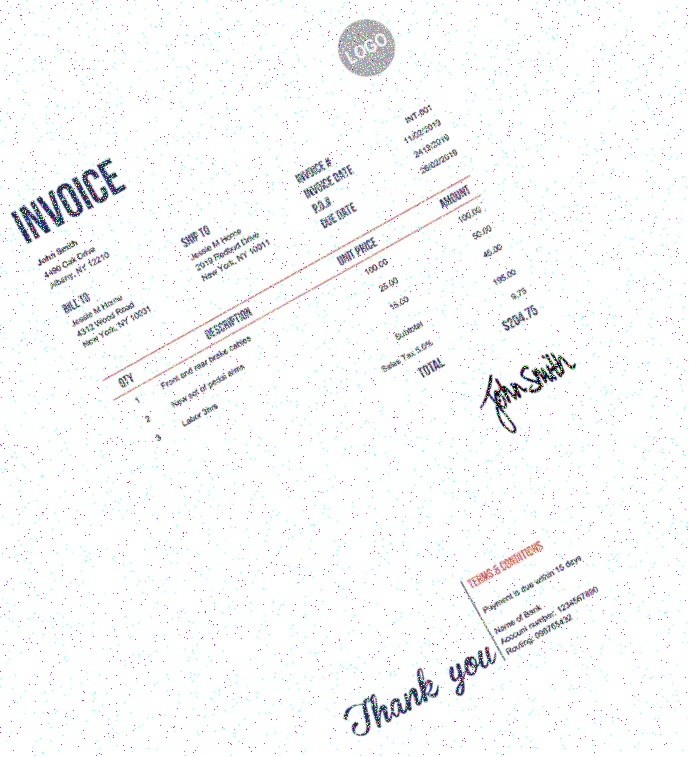
#> input picture Resources/gaussian/4_skewed_1_s&p_gauss.JPG, 689 x 757 px
$ python -i PreprocessImage.py   (imports and definitions only)   (older library calls are emulated)
#> lines starting #> are read from the running program, lines starting #| are printed output that depends on the picture; after the words box and inside, x2 and y2 are one past the last pixel; in counts of white or black regions, pixels touching at a corner belong together
#> further down, picture is the input picture: shape (757, 689, 3); mean B, G, R 248.4, 247.9, 246.9
from tkinter import *
import subprocess
import cv2
import os
import re
import math
import numpy as np
from matplotlib import pyplot as plt
from scipy.ndimage import interpolation as inter
from tkinter.filedialog import askopenfilename, askopenfilenames
from tkinter.filedialog import asksaveasfile
import pytesseract

pytesseract.pytesseract.tesseract_cmd = r"C:\Program Files\Tesseract-OCR\Tesseract.exe"
# [3 lines not run here, left out]

# Initialization
result_norm_planes = []
arrayPoints = np.zeros((4, 2), int)
counter = 0

# Fungsi untuk event click
# [53 lines left out: functions click, gaussian_filtering, averaging_filtering, median_filtering, bilateral_filtering, not called in this run]

#==========================================================================Fungsi Denoise===============================================================================#
def preprocessing_denoise(image):
    image_gray = image.copy()

    image_gray = cv2.cvtColor(image_gray, cv2.COLOR_BGR2GRAY)
    rows, columns,_ = image.shape
#> rows = 757; columns = 689
    range_rows = rows - 1
#> range_rows = 756
    range_columns = columns - 1
#> range_columns = 688

    print(image_gray[200,200])
#| 255
    thresh = cv2.threshold(image_gray, 50, 255, cv2.THRESH_BINARY | cv2.THRESH_OTSU)[1]
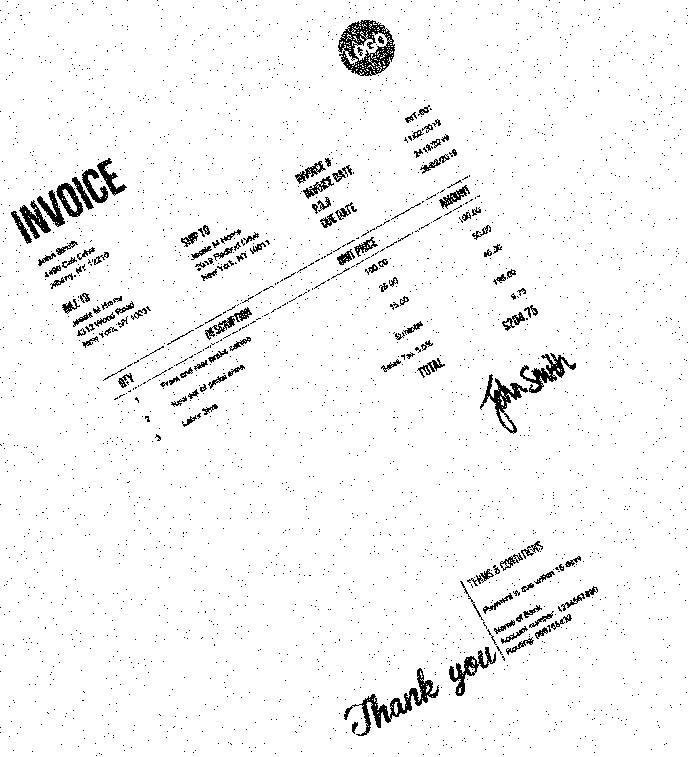
#> thresh: shape (757, 689); 96.4% white; black in thin lines or dots
    for index in range(0, range_rows):
        for index_2 in range(0, range_columns):
            if thresh[index, index_2] < 255:
                if thresh[index + 1, index_2] > 0 and thresh[index - 1, index_2] > 0 and thresh[index, index_2 - 1] > 0 and thresh[index, index_2 + 1] > 0:
                    image_gray[index, index_2] = 255
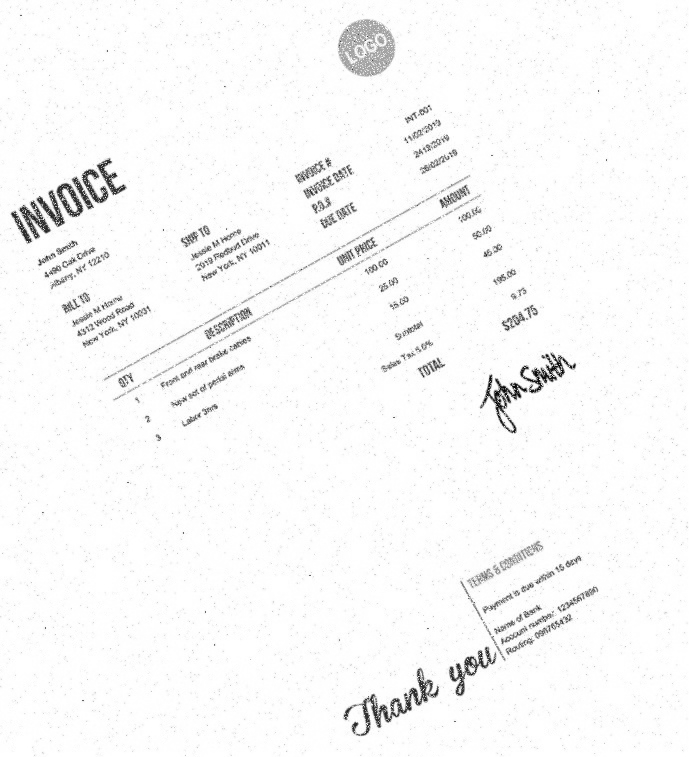
#> image_gray: shape (757, 689); min 1, max 255, mean 248.3

    thresh_2 = cv2.threshold(image_gray, 50, 255, cv2.THRESH_BINARY | cv2.THRESH_OTSU)[1]
#> thresh_2: shape (757, 689); 96.9% white; black in thin lines or dots, all inside (x1, y1, x2, y2) = (11, 15, 607, 736)
    for index in range(0, range_rows):
        for index_2 in range(0, range_columns):
            if thresh_2[index, index_2] < 255:
                if thresh_2[index + 1, index_2] > 0 and thresh_2[index - 1, index_2] > 0:
                    image_gray[index, index_2] = 255
                elif thresh_2[index, index_2 - 1] > 0 and thresh[index, index_2 + 1] > 0:
                    image_gray[index, index_2] = 255
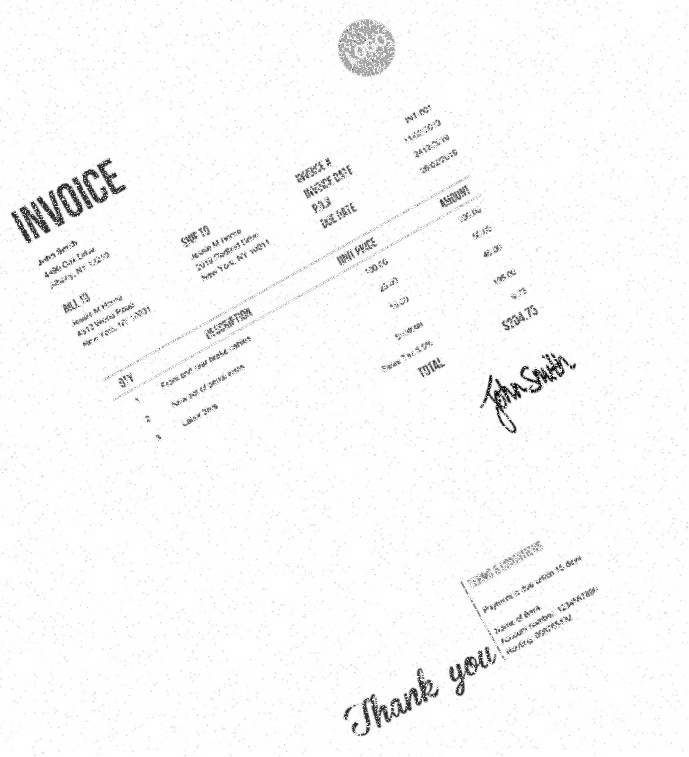
#> image_gray: shape (757, 689); 0.5% of pixels changed, all inside (x1, y1, x2, y2) = (15, 15, 607, 736)

    return image_gray

# [80 lines left out: functions denoise_salt_and_pepper, denoise_gaussian, warp_affine, rotate_skewed_right, rotate_skewed_left, rotate_skewed_right_upside_down and 1 more, not called in this run]

def rotate_skewed_horizontal_right(image):
    img_rotate_90_counterclockwise = cv2.rotate(image, cv2.ROTATE_90_COUNTERCLOCKWISE)
    return img_rotate_90_counterclockwise

def rotate_skewed_horizontal_left(image):
    img_rotate_90_clockwise = cv2.rotate(image, cv2.ROTATE_90_CLOCKWISE)
    return img_rotate_90_clockwise

def rotate_upside_down(image):
    img_rotate_180 = cv2.rotate(image, cv2.ROTATE_180)
    return img_rotate_180

# [509 lines left out: functions image_resize, preprocess_skewed, check_orientation_layout, ocr_test, preprocess_autocropped, preprocess_photos and 7 more, not called in this run]

#================================================================================Tkinter Menu============================================================================#
# Menubar
# [1 line that did not run here, left out]
# [1 line not run here, left out]

# Menu of Tkinter Program
# [1 line that did not run here, left out]
# [1 line that did not run here, left out]
# [1 line that did not run here, left out]
# [1 line that did not run here, left out]
# [6 lines not run here, left out]

# Submenu of Preprocess denoise
# [1 line that did not run here, left out]
# [24 lines not run here, left out]

#======================================================================================================================================================================#

>>> import cv2
>>> picture = cv2.imread('Resources/gaussian/4_skewed_1_s&p_gauss.JPG')
>>> result = preprocessing_denoise(picture)

$ run again, on Resources/gaussian/4_skewed_5_s&p_gauss.JPG
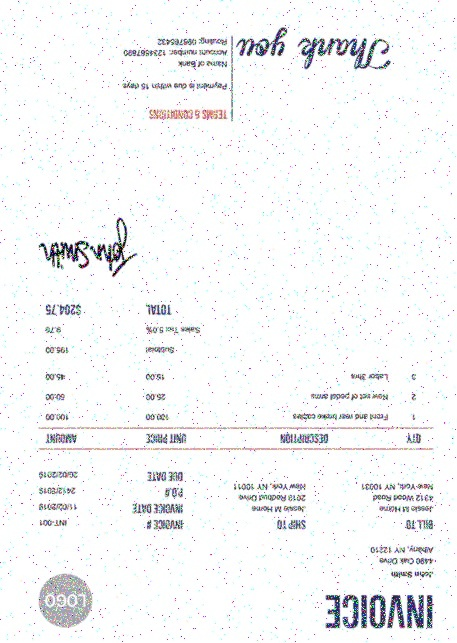
#> input picture Resources/gaussian/4_skewed_5_s&p_gauss.JPG, 457 x 643 px
#> picture is the input picture: shape (643, 457, 3); mean B, G, R 245.9, 245.1, 244.2
#| 255
#> in preprocessing_denoise, `thresh = cv2.threshold(image_gray, 50, 255, cv2.THRESH_BINARY | cv2.TH..`:
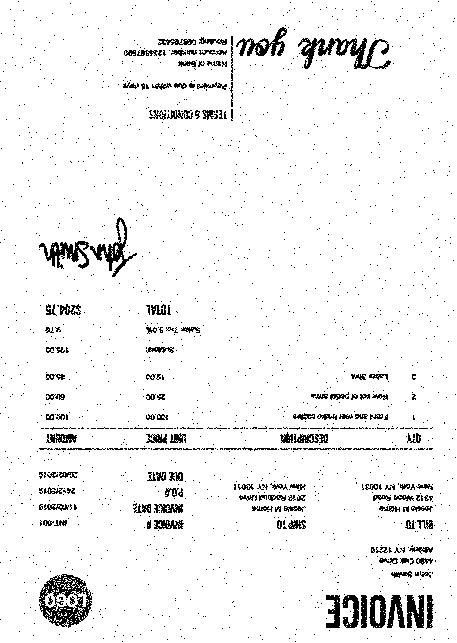
#> thresh: shape (643, 457); 94.6% white; black in thin lines or dots
#> thresh_2: shape (643, 457); 95.1% white; black in thin lines or dots, all inside (x1, y1, x2, y2) = (21, 27, 445, 628)
#> after the loop in preprocessing_denoise, `for index in range(0, range_rows):`:
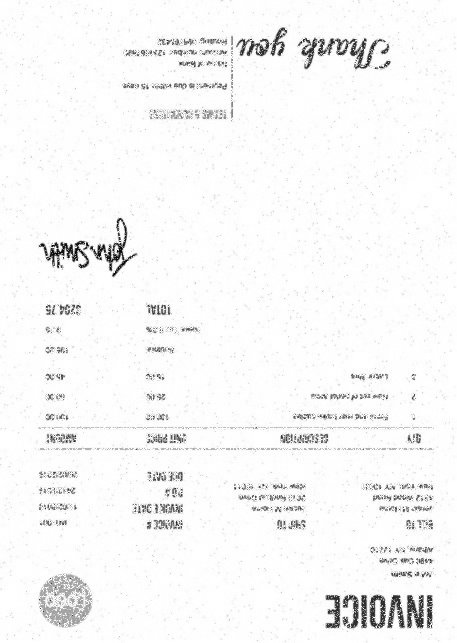
#> image_gray: shape (643, 457); min 1, max 255, mean 246.6

$ run again, on Resources/gaussian/4_skewed_6_s&p_gauss.JPG
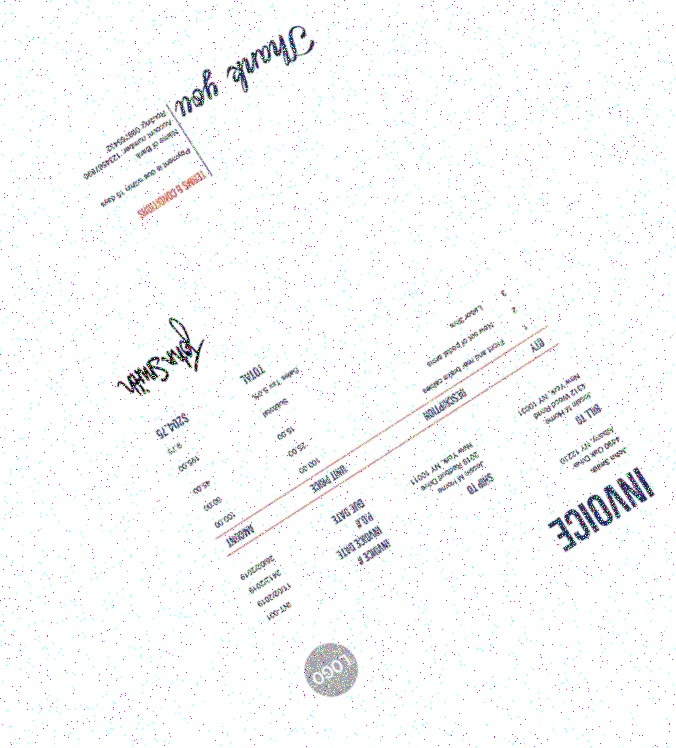
#> input picture Resources/gaussian/4_skewed_6_s&p_gauss.JPG, 676 x 748 px
#> picture is the input picture: shape (748, 676, 3); mean B, G, R 248.8, 248.3, 247.3
#| 254
#> in preprocessing_denoise, `thresh = cv2.threshold(image_gray, 50, 255, cv2.THRESH_BINARY | cv2.TH..`:
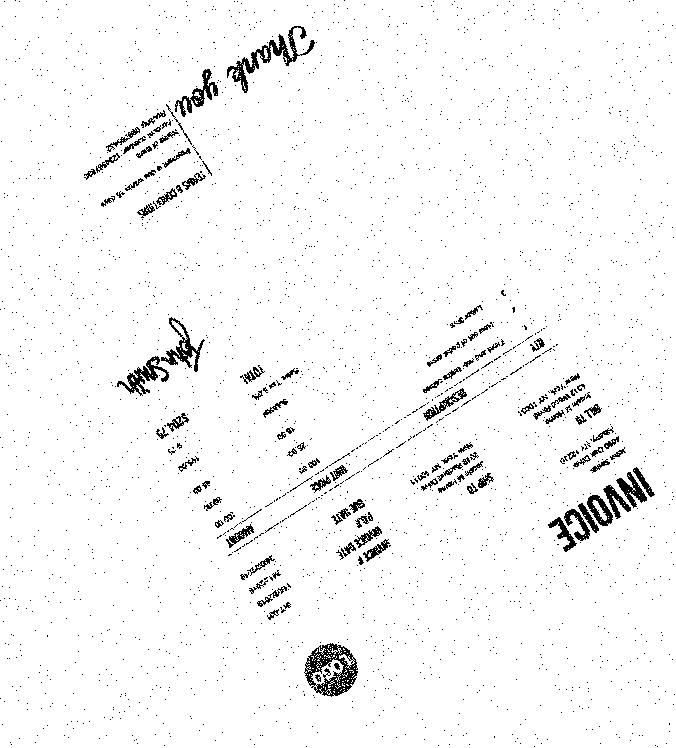
#> thresh: shape (748, 676); 96.7% white; black in thin lines or dots
#> thresh_2: shape (748, 676); 97.1% white; black in thin lines or dots
#> after the loop in preprocessing_denoise, `for index in range(0, range_rows):`:
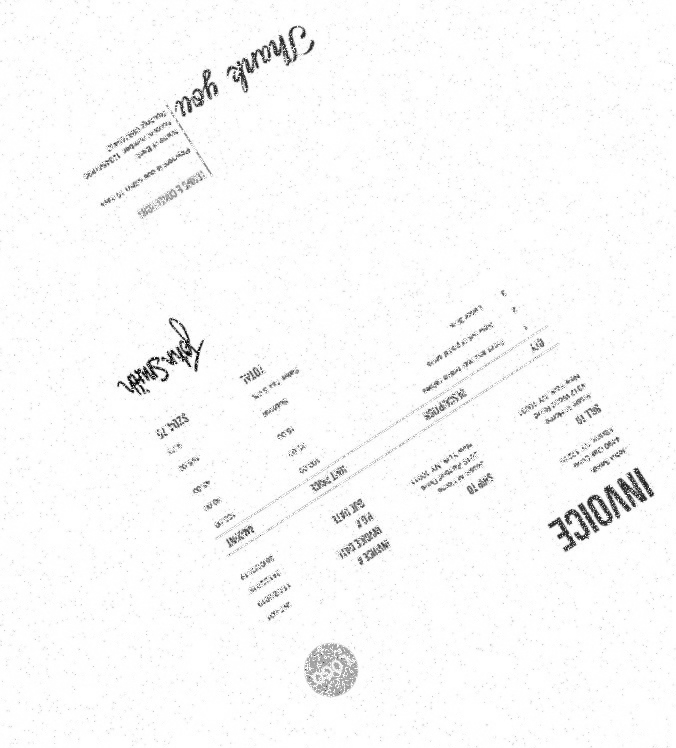
#> image_gray: shape (748, 676); min 1, max 255, mean 249.3

$ run again, on Resources/gaussian/4_skewed_7_s&p_gauss.JPG
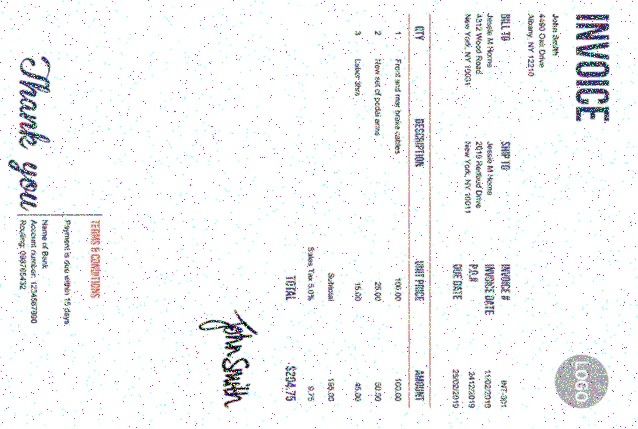
#> input picture Resources/gaussian/4_skewed_7_s&p_gauss.JPG, 638 x 429 px
#> picture is the input picture: shape (429, 638, 3); mean B, G, R 245.4, 244.6, 243.7
#| 254
#> in preprocessing_denoise, `thresh = cv2.threshold(image_gray, 50, 255, cv2.THRESH_BINARY | cv2.TH..`:
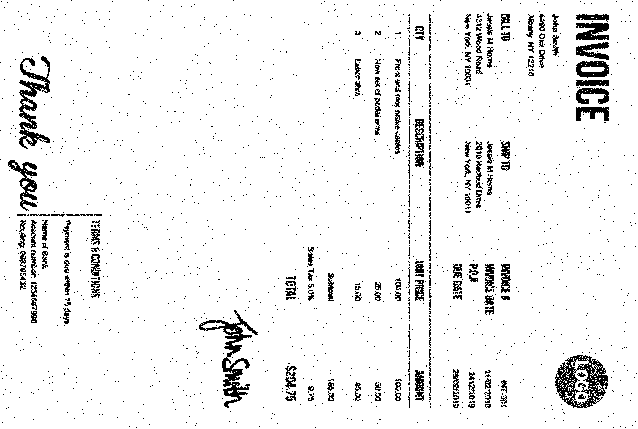
#> thresh: shape (429, 638); 94.3% white; black in thin lines or dots
#> thresh_2: shape (429, 638); 94.8% white; black in thin lines or dots, all inside (x1, y1, x2, y2) = (8, 13, 609, 420)
#> after the loop in preprocessing_denoise, `for index in range(0, range_rows):`:
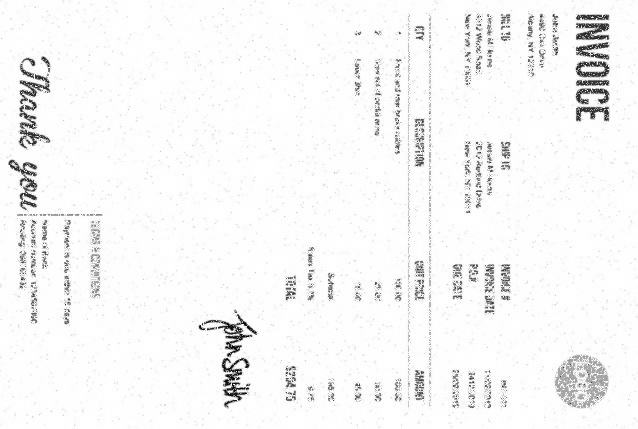
#> image_gray: shape (429, 638); min 1, max 255, mean 246.2
